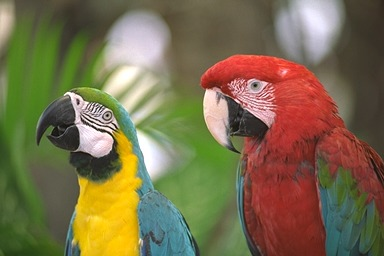
#> input picture lab1/24_bit.jpg, 384 x 256 px
$ python zad6.py
#> lines starting #> are read from the running program, lines starting #| are printed output that depends on the picture
import matplotlib.pyplot as plt
import matplotlib.image as mpimg
import numpy as np

img = mpimg.imread('24_bit.jpg')
#> img is the input picture: shape (256, 384, 3); mean R, G, B 121.9, 109.8, 76.1
x, y, z = img.shape
#> x = 256; y = 384; z = 3

res = np.zeros([x, y*2, z], dtype=int) # tworzenie tablicy 2x większej w oparciu o zdjęcie oryginalne
res[:x, :y] = img
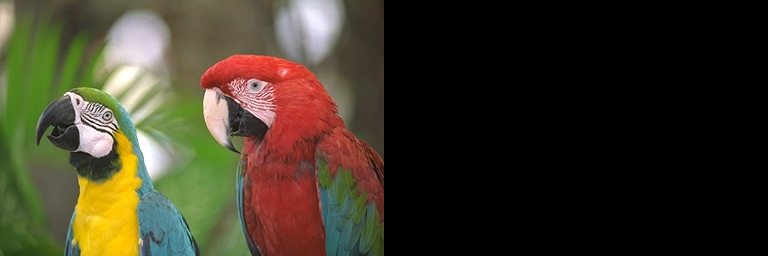
#> res: shape (256, 768, 3) int64; mean R, G, B 60.9, 54.9, 38
res[:x, y:] = img[:, ::-1]
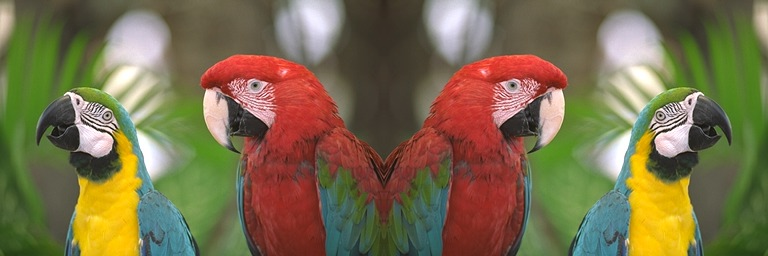
#> res: shape (256, 768, 3) int64; mean R, G, B 121.9, 109.8, 76.1

plt.subplot(1, 2, 1)
plt.title("Oryginał")
plt.imshow(img)

plt.subplot(1, 2, 2)
plt.title("Odbicie w poziomie sklejone z oryginałem")
plt.imshow(res)

plt.show()
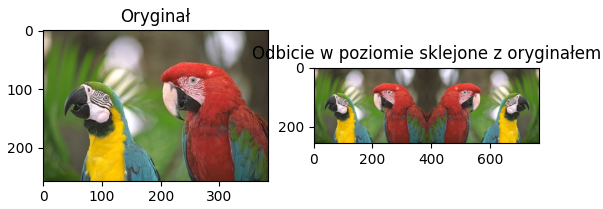
#> figure drawn by matplotlib, 2 panels

$ run again, with lab1/lab1_color.png saved as lab1/24_bit.jpg
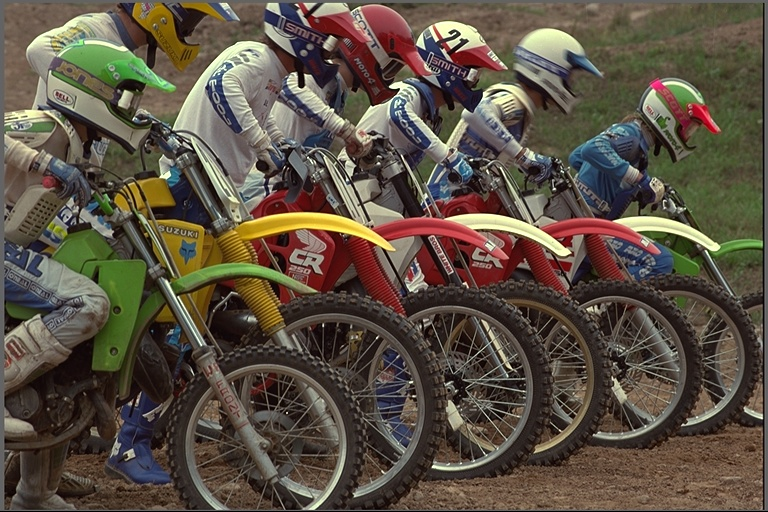
#> input picture lab1/lab1_color.png, 768 x 512 px
#> img is the input picture: shape (512, 768, 3); mean R, G, B 91.5, 81, 67.5
#> `res[:x, y:] = img[:, ::-1]`:
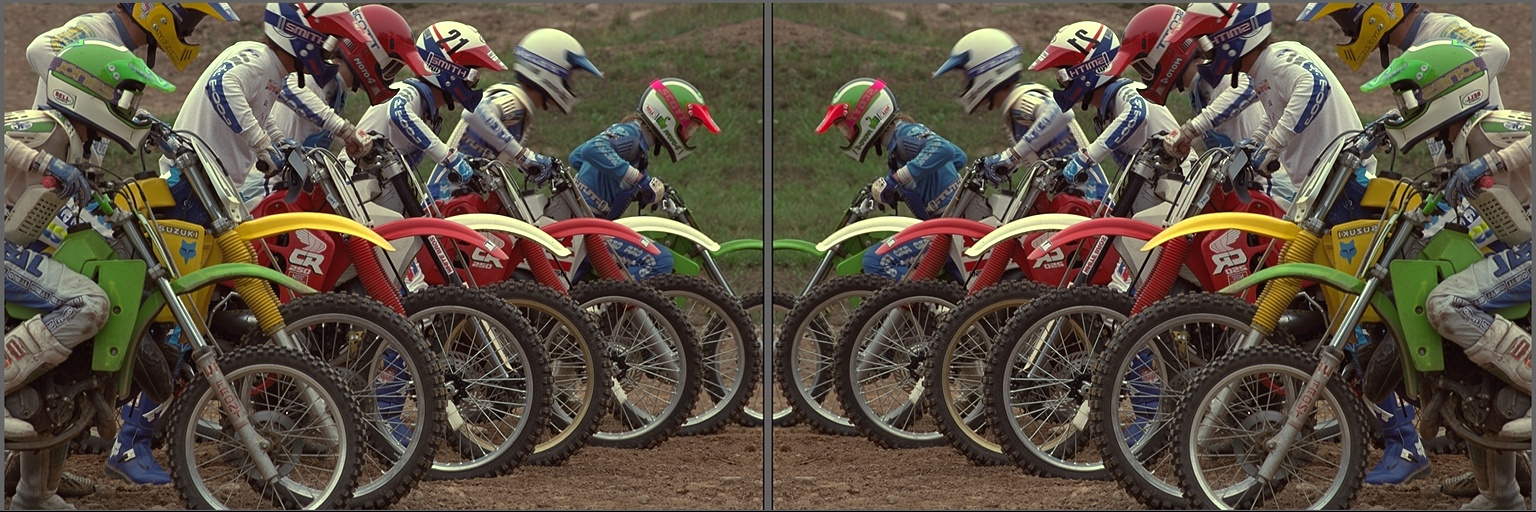
#> res: shape (512, 1536, 3) int64; mean R, G, B 91.5, 81, 67.5
#> `plt.show()`:
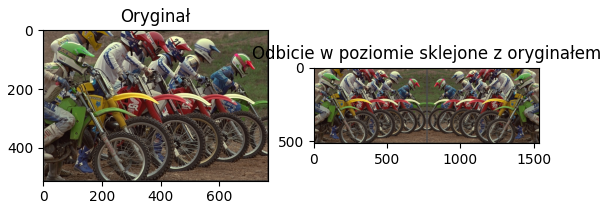
#> figure drawn by matplotlib, 2 panels

$ run again, with lab1/lab1wynik1.png saved as lab1/24_bit.jpg
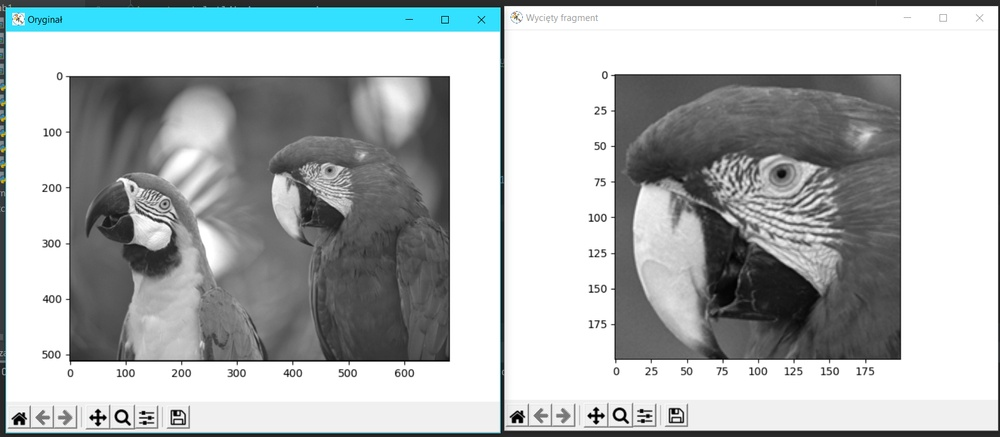
#> input picture lab1/lab1wynik1.png, 1000 x 437 px, shrunk from 1620 x 708 before the run
#> img is the input picture: shape (437, 1000, 3); mean R, G, B 174.2, 179.1, 179.9
#> `res[:x, y:] = img[:, ::-1]`:
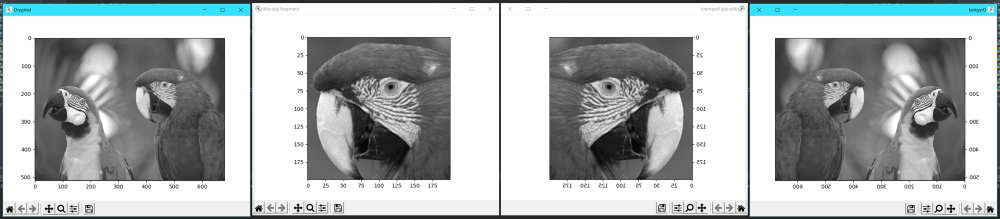
#> res: shape (437, 2000, 3) int64 (shown at 1/2 size); mean R, G, B 174.2, 179.1, 179.9
#> `plt.show()`:
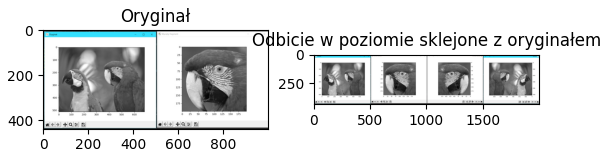
#> figure drawn by matplotlib, 2 panels
